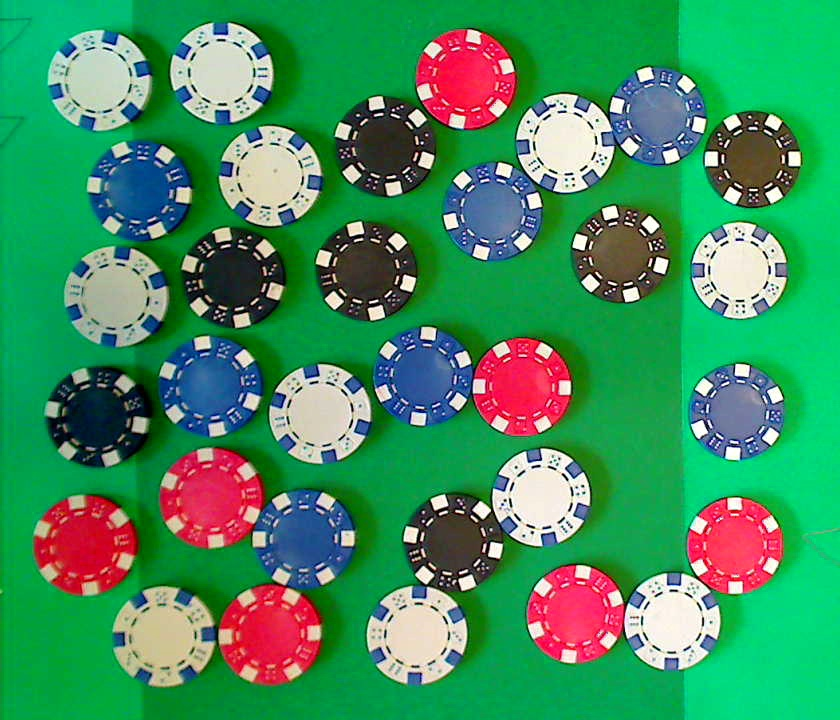
%> input picture mep_old/chips/Chips_01a.png, 840 x 720 px
$ octave Differenz.m   (GNU Octave 9; MATLAB toolbox functions it lacks are replaced by stand-ins)
%> lines starting %> are read from the running program, lines starting %| are printed output that depends on the picture; in (x1, y1, x2, y2) boxes, pixels count from 0 and x2, y2 are one past the last pixel; in counts of white or black regions, pixels touching at a corner belong together; the program's own positions count from 1
clear 'all'
close 'all';

Cmap = colormap(jet);
Cmap(1,:) = 0;
figureIndex = 1;

%read image
ImageA = imread('Chips_01a.png');
%> ImageA is the input picture: size 720x840x3 uint8; mean R, G, B 64.2, 143.1, 95.1
ImageB = imread('Chips_01b.png');
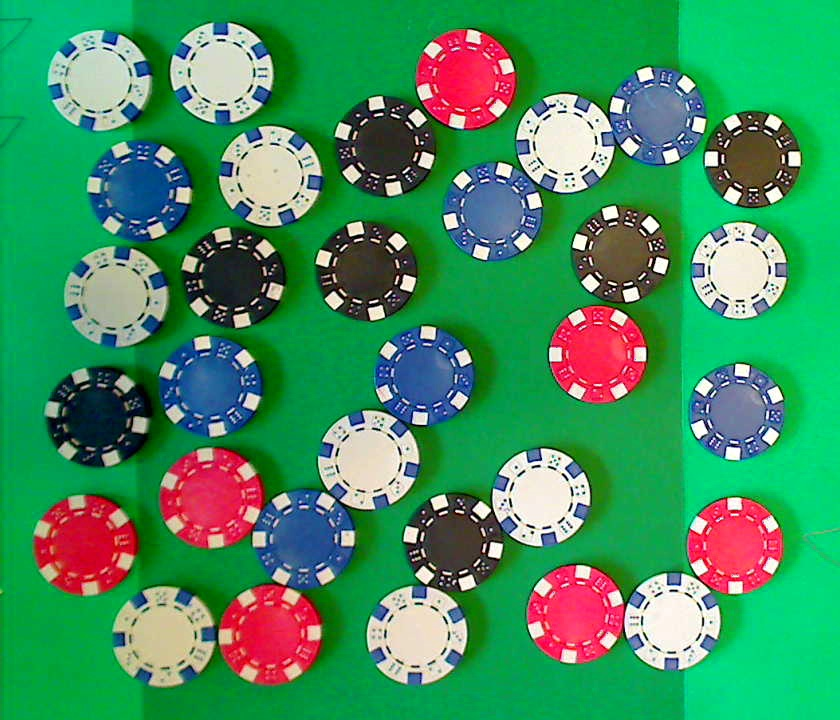
%> input picture mep_old/chips/Chips_01b.png, 840 x 720 px
%> ImageB is the input picture: size 720x840x3 uint8; mean R, G, B 64.6, 143.8, 95.4
% Background Image, wird ben鰐igt um Pixel zu ersetzen
ImageBackground = imread('chipsbackgr.png');
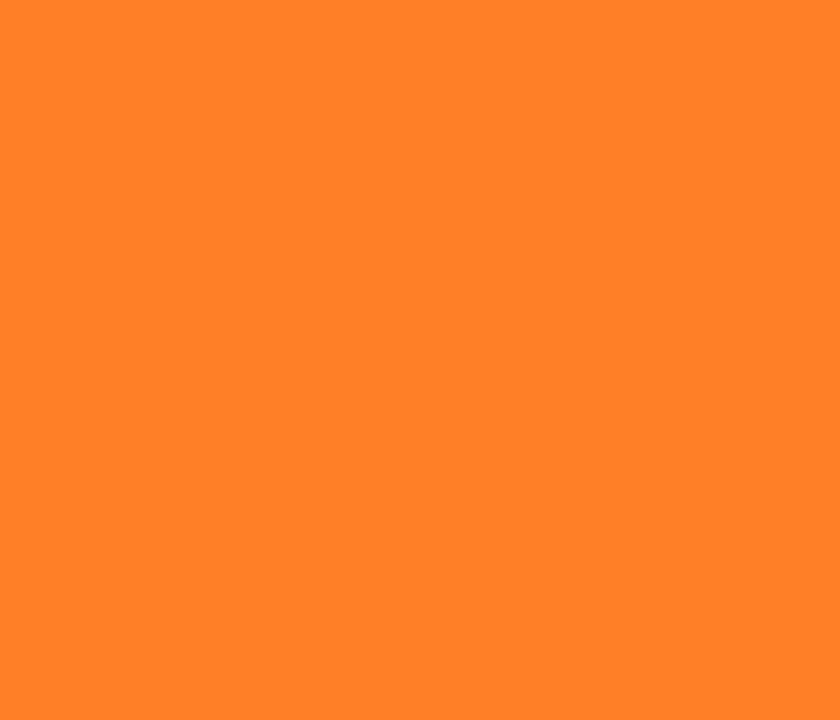
%> input picture mep_old/chips/chipsbackgr.png, 840 x 720 px
%> ImageBackground is the input picture: size 720x840x3 uint8; mean R, G, B 255, 127, 39
%% Blue Screen Methode Bild A
%transform to YCbCr space
ImageYCbCr = rgb2ycbcr(ImageA);
%> ImageYCbCr: size 720x840x3 uint8; mean of channels 1, 2, 3 114, 118.6, 96.8
%extract color planes
Y = ImageYCbCr(:,:,1);
Cb = ImageYCbCr(:,:,2);
Cr = ImageYCbCr(:,:,3);

%from the figure 1 we found a transparency (blue) color
TrCol = [120 50];

%the limit values, choose with imtools
LimitVal = 50;

%find the 2D indices of all pixel with distance larger than LimitVal
IndexImg = (double(Cb)-TrCol(1)).^2+(double(Cr)-TrCol(2)).^2 < LimitVal.^2;
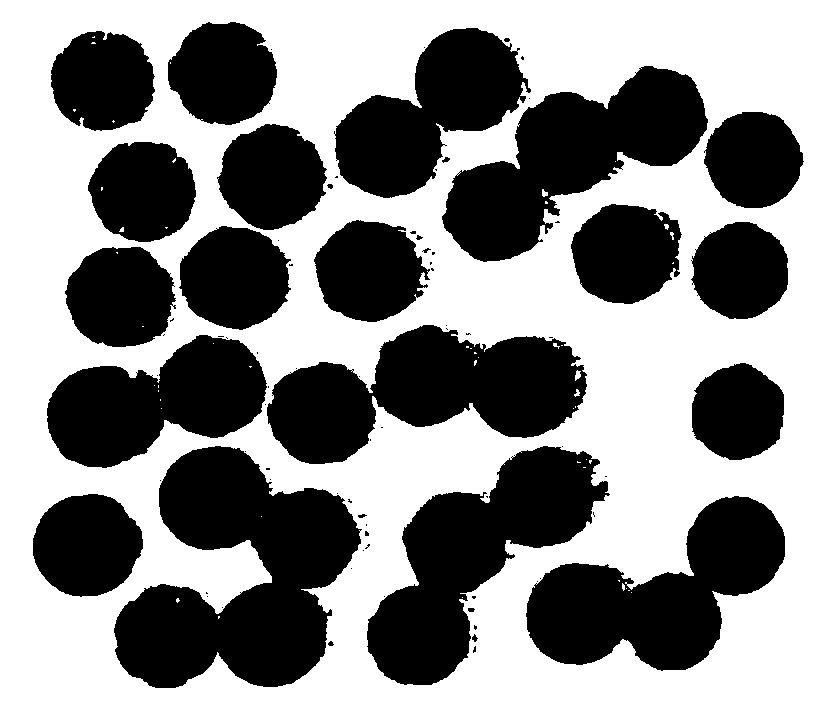
%> IndexImg: size 720x840 logical; 55.8% white; 81 black regions (53 under 20 px), largest, box (x1, y1, x2, y2) and area: (114, 446, 362, 688) 34886, (267, 325, 587, 464) 25809, (367, 446, 610, 685) 25099

% Bild invertieren, um einfacher weiterarbeiten zu k鰊nen
IndexImg = ~IndexImg;
%define the structure element
StrucElem = strel('disk', 6);
StrucElem2 = strel('disk', 40);
StrucElem3 = strel('disk', 20);
% Bin鋜-Bild mit morphologischen Operationen bearbeiten
IndexImg2 = imclose(IndexImg, StrucElem);
%> IndexImg2: size 720x840 logical; 45.2% white; 11 white regions (1 under 20 px), largest, box (x1, y1, x2, y2) and area: (47, 28, 804, 688) 166076, (367, 446, 610, 685) 25975, (526, 496, 785, 671) 23880
IndexImg3 = imerode(IndexImg2, StrucElem2);
%> IndexImg3: size 720x840 logical; 2.3% white; 32 white regions, largest, box (x1, y1, x2, y2) and area: (252, 619, 288, 648) 679, (198, 486, 236, 510) 677, (504, 376, 547, 398) 642
IndexImg4 = imdilate(IndexImg3,StrucElem3);
%> IndexImg4: size 720x840 logical; 16.4% white; 32 white regions, largest, box (x1, y1, x2, y2) and area: (485, 357, 566, 417) 3758, (233, 600, 307, 667) 3756, (179, 467, 255, 529) 3746
IndexA=IndexImg4;

% [30 lines of commented-out code are left out]


%% Blue Screen Methode Bild A
%transform to YCbCr space
ImageYCbCr = rgb2ycbcr(ImageB);
%> ImageYCbCr: size 720x840x3 uint8; mean of channels 1, 2, 3 114.4, 118.5, 96.7
%extract color planes
Y = ImageYCbCr(:,:,1);
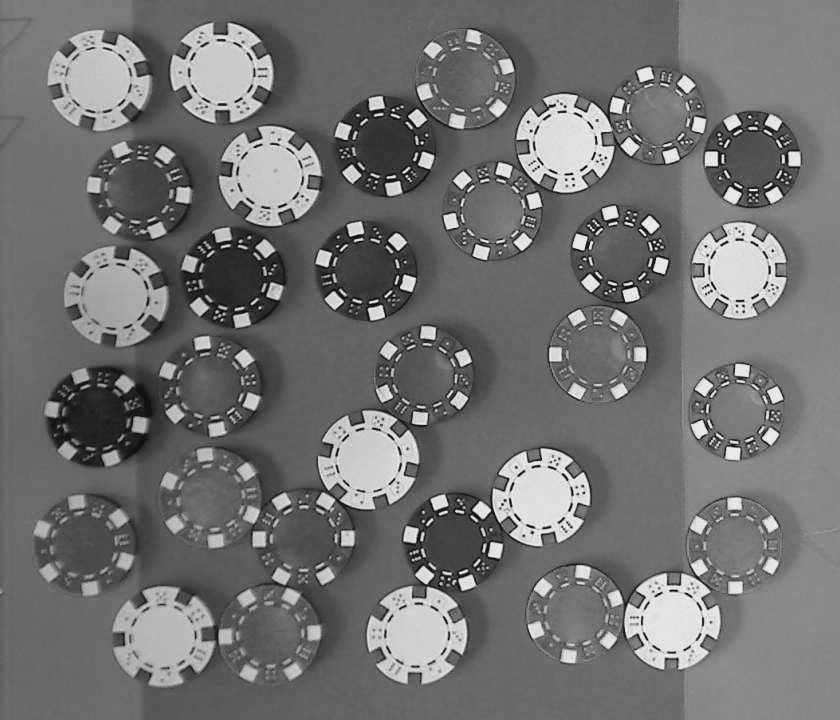
%> Y: size 720x840 uint8; min 16, max 235, mean 114.4
Cb = ImageYCbCr(:,:,2);
Cr = ImageYCbCr(:,:,3);
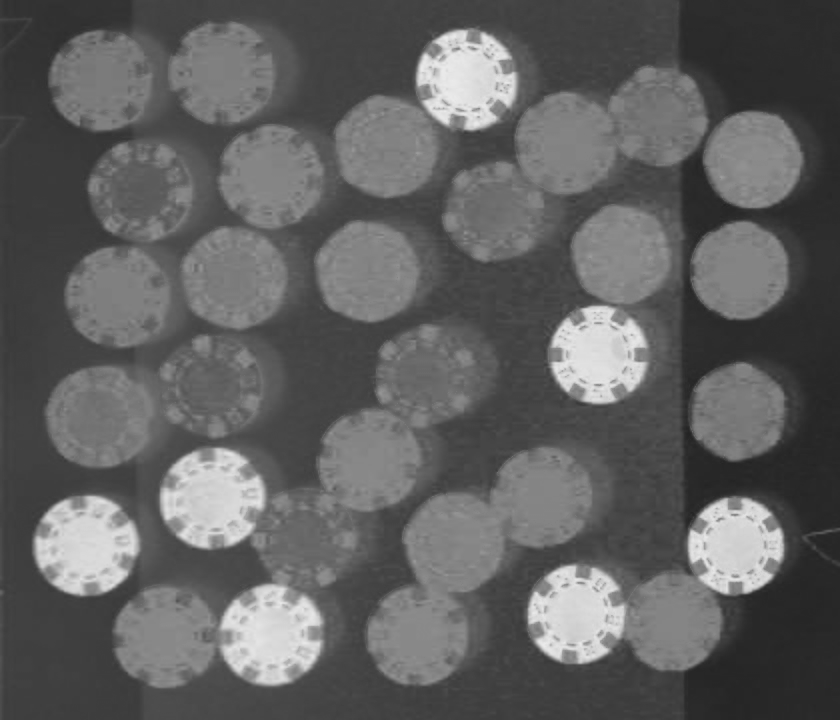
%> Cr: size 720x840 uint8; min 34, max 235, mean 96.7

%from the figure 1 we found a transparency (blue) color
TrCol = [120 50];

%the limit values, choose with imtools
LimitVal = 50;

%find the 2D indices of all pixel with distance larger than LimitVal
IndexImg = (double(Cb)-TrCol(1)).^2+(double(Cr)-TrCol(2)).^2 < LimitVal.^2;
%> IndexImg: size 720x840 logical; 55.7% white; 79 black regions (53 under 20 px), largest, box (x1, y1, x2, y2) and area: (114, 324, 487, 688) 51654, (367, 447, 609, 686) 25244, (442, 66, 708, 262) 23895

% Bild invertieren, um einfacher weiterarbeiten zu k鰊nen
IndexImg = ~IndexImg;
%define the structure element
StrucElem = strel('disk', 6);
StrucElem2 = strel('disk', 40);
StrucElem3 = strel('disk', 20);
% Bin鋜-Bild mit morphologischen Operationen bearbeiten
IndexImg2 = imclose(IndexImg, StrucElem);
%> IndexImg2: size 720x840 logical; 45.3% white; 12 white regions (2 under 20 px), largest, box (x1, y1, x2, y2) and area: (46, 28, 803, 688) 156855, (367, 447, 610, 686) 26047, (526, 496, 785, 671) 23945
IndexImg3 = imerode(IndexImg2, StrucElem2);
%> IndexImg3: size 720x840 logical; 2.3% white; 32 white regions, largest, box (x1, y1, x2, y2) and area: (253, 619, 287, 648) 663, (198, 485, 233, 511) 657, (587, 337, 623, 366) 651
IndexImg4 = imdilate(IndexImg3,StrucElem3);
%> IndexImg4: size 720x840 logical; 16.5% white; 32 white regions, largest, box (x1, y1, x2, y2) and area: (234, 600, 306, 667) 3708, (568, 318, 642, 385) 3697, (179, 466, 252, 530) 3673
IndexB=IndexImg4;

% [30 lines of commented-out code are left out]

%% Bounding Boxen Zeichen und Objekte z鋒len
Index=(IndexA|IndexB);
%> Index: size 720x840 logical; 17.9% white; 34 white regions, largest, box (x1, y1, x2, y2) and area: (179, 466, 255, 530) 3800, (233, 600, 307, 667) 3771, (485, 357, 566, 417) 3758
Index=Index-IndexA;
%> Index: size 720x840 double; values 0 (black) and 1 (white), 1.5% white; 258 white regions (240 under 20 px), largest, box (x1, y1, x2, y2) and area: (568, 318, 642, 385) 3697, (339, 427, 410, 492) 3553, (560, 469, 581, 519) 209
StrucElem = strel('disk', 20);
Index=imopen(Index,StrucElem);
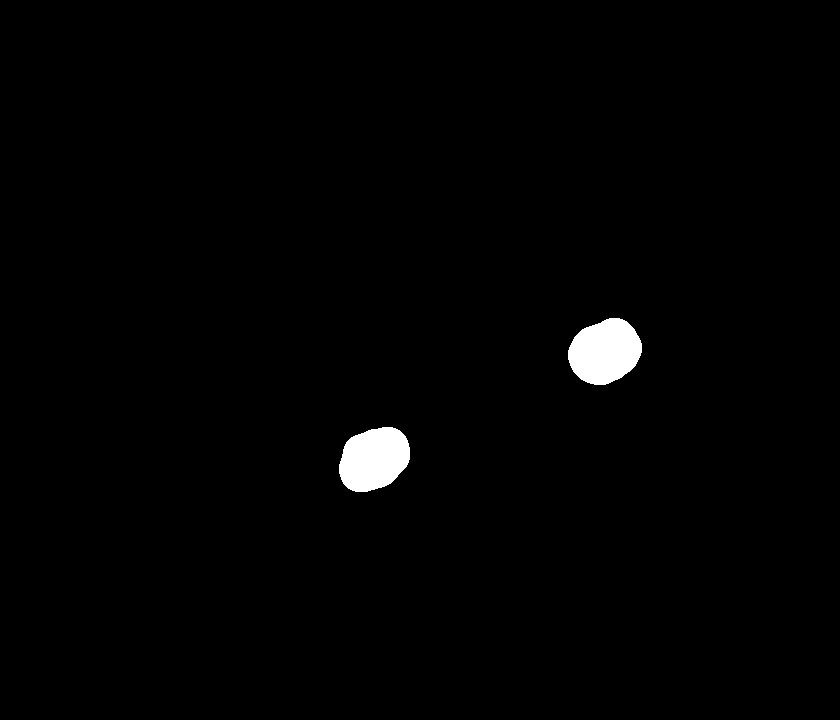
%> Index: size 720x840 double; values 0 (black) and 1 (white), 1.2% white; 2 white regions


%connected component labeling
[LabelImage, NumberLabels] = bwlabel(Index);
%> LabelImage: size 720x840 double; 3 distinct labels, from 0 to 2
%> NumberLabels = 2
%do feature extraction
Prop = regionprops(LabelImage,'BoundingBox','Centroid');
%> Prop = 2 regions; box (x1, y1, x2, y2) and Centroid: (339, 427, 410, 492) [374.6 459.7], (568, 318, 642, 385) [605.6 352.3]
figure(figureIndex);
subplot(2,2,1);
title('Bild A');
imshow(ImageA);
for Ind=1:size(Prop,1)
    Cent=Prop(Ind).Centroid;
    X=Cent(1);Y=Cent(2);
    BBox = Prop(Ind).BoundingBox;
    %construct the bounding box using line or rectangle
    rectangle('Position', BBox, 'EdgeColor',[0 1 0]);
end
%> this loop made 2 passes
%> (X, Y, BBox) on passes 1 to 2: (374.6, 459.7, [339.5 427.5 71 65]), (605.6, 352.3, [568.5 318.5 74 67])
title(strcat('Number of Differences: ',int2str(NumberLabels)));
subplot(2,2,2);
imshow(ImageB);
title('Bild B');

subplot(2,2,3);
imshow(Index);
title('Differenz-Bild');
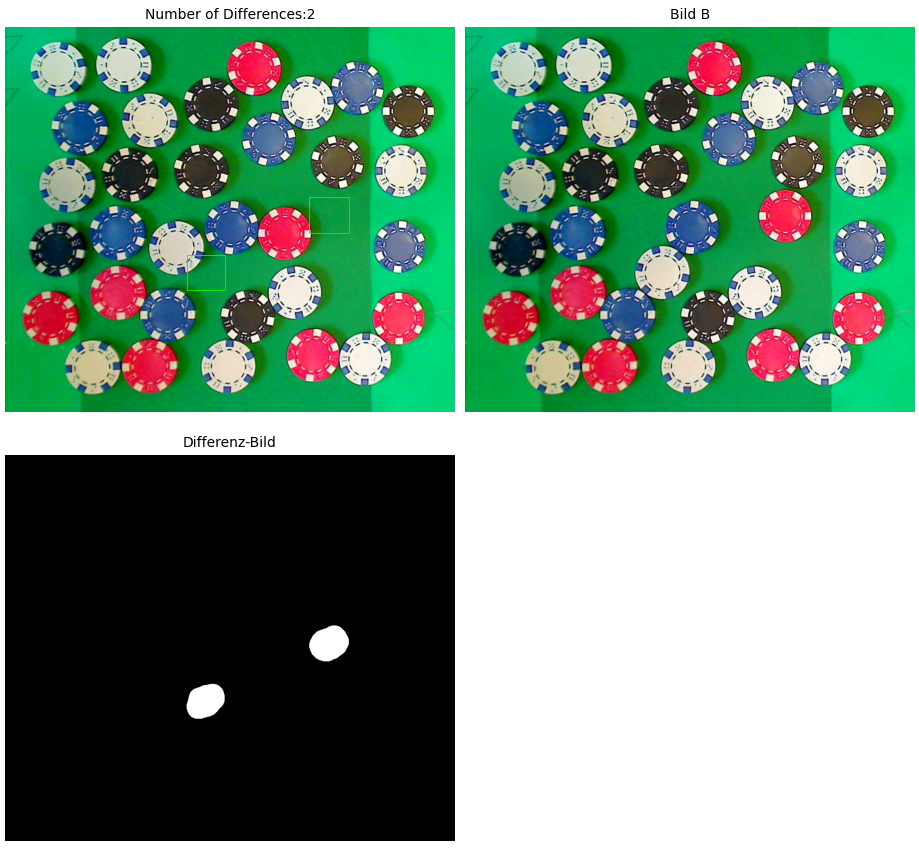
%> figure redrawn from the program's plot data, 3 panels
